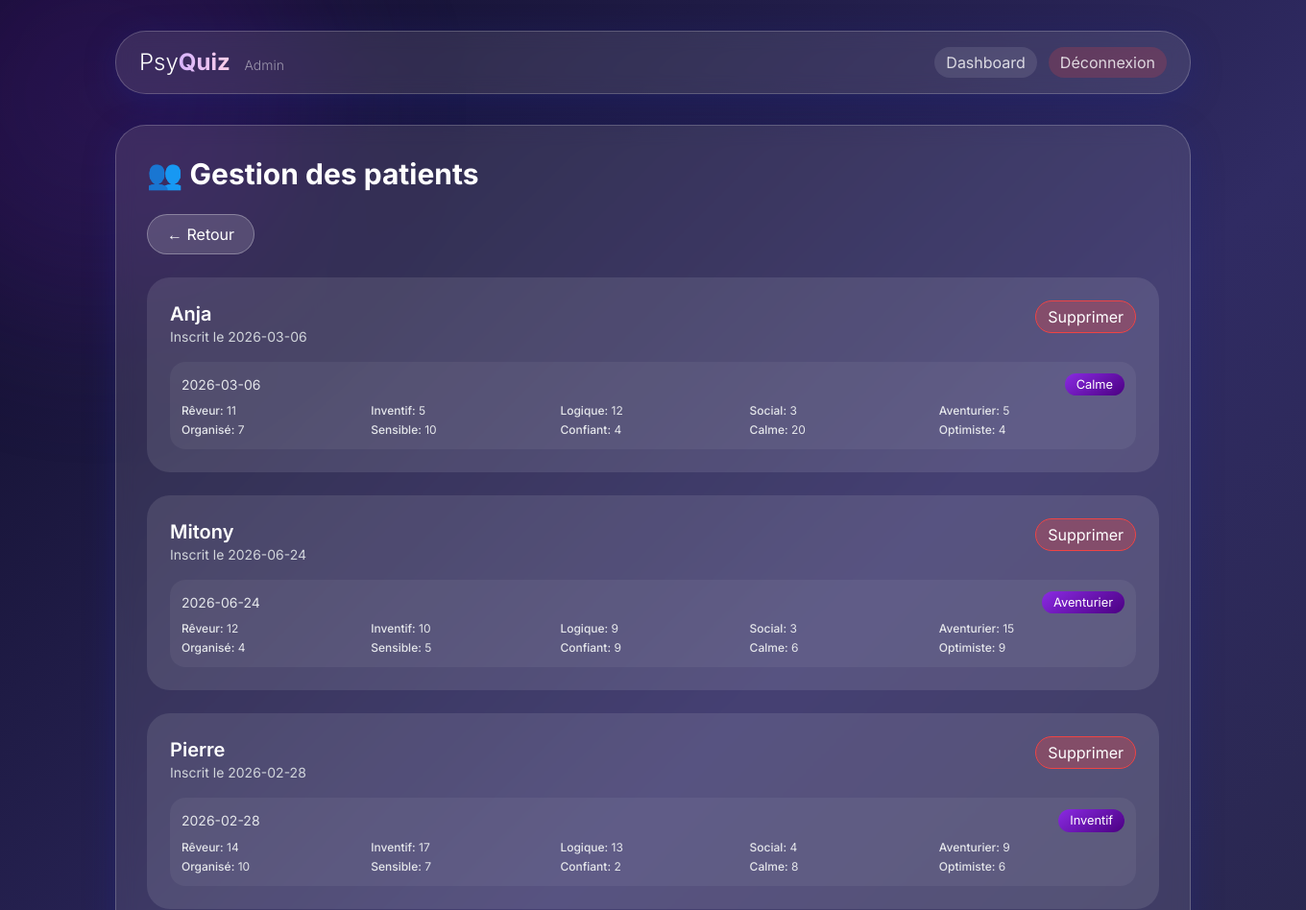
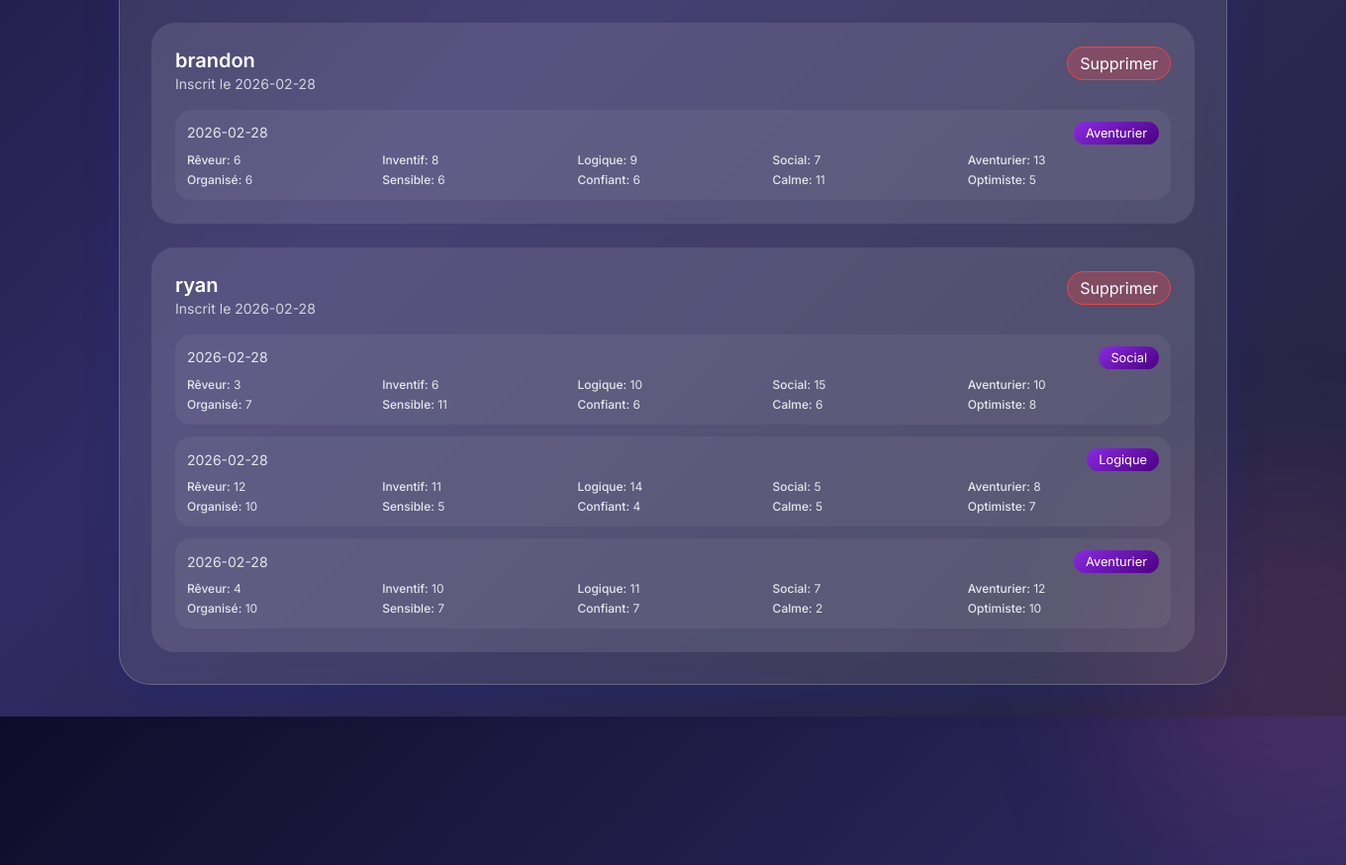
Screenshot of /admin/patients (signed in) with the database file from the repository (2 pictures, top to bottom).
### tables this page shows
CREATE TABLE users (
            id INTEGER PRIMARY KEY AUTOINCREMENT,
            username TEXT UNIQUE NOT NULL,
            password_hash TEXT NOT NULL,
            is_psychologist BOOLEAN DEFAULT 0,
            created_at TEXT NOT NULL
        );

CREATE TABLE results (
            id INTEGER PRIMARY KEY AUTOINCREMENT,
            user_id INTEGER NOT NULL,
            date TEXT NOT NULL,
            answers TEXT NOT NULL,
            dominant_profile TEXT NOT NULL,
            scores TEXT NOT NULL,
            FOREIGN KEY (user_id) REFERENCES users (id)
        );

### main.py (the view)
@app.get("/admin/patients", response_class=HTMLResponse)
async def admin_patients(request: Request):
    user_id = get_user_id_from_cookie(request)
    username = get_username_from_cookie(request)
    if not user_id or not username:
        return RedirectResponse(url="/login-admin", status_code=302)
    user = get_user_by_username(username)
    if not user or not user.get("is_psychologist"):
        return RedirectResponse(url="/", status_code=302)
    patients = get_all_users_with_results()
    response = templates.TemplateResponse("admin_patients.html", {"request": request, "username": username, "patients": patients})
    response.headers['Cache-Control'] = 'no-cache, no-store, must-revalidate'
    return response

### templates/admin_patients.html (shortened to what this page needs)
<!DOCTYPE html>
<html lang="fr">
<head>
    <script src="https://cdn.tailwindcss.com"></script>
</head>
<body class="relative">
    <div class="floating-shape shape1"></div>
    <div class="floating-shape shape2"></div>
    <div class="relative z-10 max-w-6xl mx-auto px-4 py-8">
        <nav class="glass-card py-4 px-6 flex justify-between items-center mb-8">
            <span class="text-2xl font-light text-white">Psy<span class="font-bold text-transparent bg-clip-text bg-gradient-to-r from-purple-300 to-pink-200">Quiz</span> <span class="text-sm text-white/50 ml-2">Admin</span></span>
            <div class="flex items-center space-x-3">
                <a href="/admin/dashboard" class="text-white/80 hover:text-white px-3 py-1 rounded-full bg-white/10 hover:bg-white/20 transition">Dashboard</a>
                <a href="/logout" class="text-white/80 hover:text-white px-3 py-1 rounded-full bg-red-500/20 hover:bg-red-500/30 transition">Déconnexion</a>
            </div>
        </nav>
        <div class="glass-card p-8">
            <h1 class="text-3xl font-bold text-white mb-6">👥 Gestion des patients</h1>
            <div class="mb-6">
                <a href="/admin/dashboard" class="btn-secondary inline-flex items-center">← Retour</a>
            </div>
            {% if patients %}
            <div class="space-y-6">
                {% for p in patients %}
                <div class="patient-card p-6">
                    <div class="flex flex-wrap justify-between items-start gap-4">
                        <div>
                            <h3 class="text-xl font-semibold text-white">{{ p.username }}</h3>
                            <p class="text-sm text-gray-300">Inscrit le {{ p.created_at }}</p>
                        </div>
                        <a href="/admin/patients/delete/{{ p.user_id }}" onclick="return confirm('Supprimer ce patient et tous ses résultats ?')" class="btn-delete">Supprimer</a>
                    </div>
                    {% if p.results %}
                    <div class="mt-4 space-y-3">
                        {% for r in p.results %}
                        <div class="result-item">
                            <div class="flex justify-between items-center mb-2">
                                <span class="text-sm text-gray-200">{{ r.date }}</span>
                                <span class="profile-badge">{{ r.profile }}</span>
                            </div>
                            <div class="grid grid-cols-2 md:grid-cols-5 gap-1 text-xs text-gray-200">
                                {% for profile, score in r.scores.items() %}
                                <div><span class="font-medium">{{ profile }}:</span> {{ score }}</div>
                                {% endfor %}
                            </div>
                        </div>
                        {% endfor %}
                    </div>
                    {% else %}
                    <p class="text-gray-400 italic mt-4">Aucun résultat</p>
                    {% endif %}
                </div>
                {% endfor %}
            </div>
            {% else %}
            <p class="text-center text-gray-300 py-8">Aucun patient inscrit.</p>
            {% endif %}
        </div>
    </div>
</body>
</html>

### templates/admin_patients.html (style rules this page uses)
body { font-family: 'Inter', sans-serif; background: linear-gradient(135deg, #0f0c29 0%, #302b63 50%, #24243e 100%); min-height: 100vh; position: relative; overflow-x: hidden; }
.floating-shape { position: absolute; background: rgba(255,255,255,0.03); border-radius: 50%; filter: blur(70px); z-index: 0; }
.shape1 { width: 500px; height: 500px; top: -150px; left: -150px; background: radial-gradient(circle, rgba(138,43,226,0.2) 0%, rgba(75,0,130,0.1) 100%); }
.shape2 { width: 400px; height: 400px; bottom: -150px; right: -150px; background: radial-gradient(circle, rgba(255,105,180,0.15) 0%, rgba(255,20,147,0.05) 100%); }
.glass-card { background: rgba(255,255,255,0.1); backdrop-filter: blur(10px); border: 1px solid rgba(255,255,255,0.2); border-radius: 2rem; box-shadow: 0 8px 32px 0 rgba(31,38,135,0.37); }
.patient-card { background: rgba(255,255,255,0.1); border-radius: 1.5rem; transition: transform 0.2s; }
.result-item { background: rgba(255,255,255,0.05); border-radius: 1rem; padding: 0.75rem; }
.btn-secondary { background: rgba(255,255,255,0.15); border: 1px solid rgba(255,255,255,0.3); border-radius: 50px; padding: 8px 20px; color: white; transition: all 0.3s; }
.btn-delete { background: rgba(239, 68, 68, 0.3); border: 1px solid #ef4444; border-radius: 50px; padding: 4px 12px; color: white; transition: all 0.2s; }
.profile-badge { background: linear-gradient(145deg, #8a2be2, #4b0082); border-radius: 50px; padding: 2px 12px; color: white; font-size: 0.8rem; }

### rows the page displays
users: username "Anja", created_at "2026-03-06"
results: date "2026-03-06", profile "Calme", scores "Rêveur" "Inventif" "Logique" "Social" "Organisé" "Sensible" "Confiant" "Calme" "Optimiste", scores "11" "5" "12" "3" "7" "10" "4" "20" "4"
results: dominant_profile "Aventurier", user "5", date "2026-02-28", profile "Aventurier", scores "Rêveur" "Inventif" "Logique" "Social" "Aventurier" "Organisé" "Sensible" "Confiant" "Calme" "Optimiste", scores "6" "8" "9" "7" "13" "6" "6" "6" "11" "5"
users: username "Mitony", created_at "2026-06-24"
results: date "2026-06-24", profile "Aventurier", scores "Rêveur" "Inventif" "Logique" "Social" "Aventurier" "Organisé" "Sensible" "Confiant" "Calme" "Optimiste", scores "12" "10" "9" "3" "15" "4" "5" "9" "6" "9", dominant_profile "Aventurier", score "8"
users: username "Pierre", created_at "2026-02-28"
results: date "2026-02-28", profile "Inventif", scores "Rêveur" "Inventif" "Logique" "Social" "Aventurier" "Organisé" "Sensible" "Confiant" "Calme" "Optimiste", scores "14" "17" "13" "4" "9" "10" "7" "2" "8" "6"
users: username "brandon", created_at "2026-02-28"
users: username "ryan", created_at "2026-02-28"
results: date "2026-02-28", profile "Social", scores "Rêveur" "Inventif" "Logique" "Social" "Aventurier" "Organisé" "Sensible" "Confiant" "Calme" "Optimiste", scores "3" "6" "10" "15" "10" "7" "11" "6" "6" "8"
results: date "2026-02-28", profile "Logique", scores "Rêveur" "Inventif" "Logique" "Social" "Organisé" "Sensible" "Confiant" "Calme" "Optimiste", scores "12" "11" "14" "5" "10" "5" "4" "5" "7"
results: date "2026-02-28", profile "Aventurier", scores "Rêveur" "Inventif" "Logique" "Social" "Aventurier" "Organisé" "Sensible" "Confiant" "Calme" "Optimiste", scores "4" "10" "11" "7" "12" "10" "7" "7" "2" "10"
